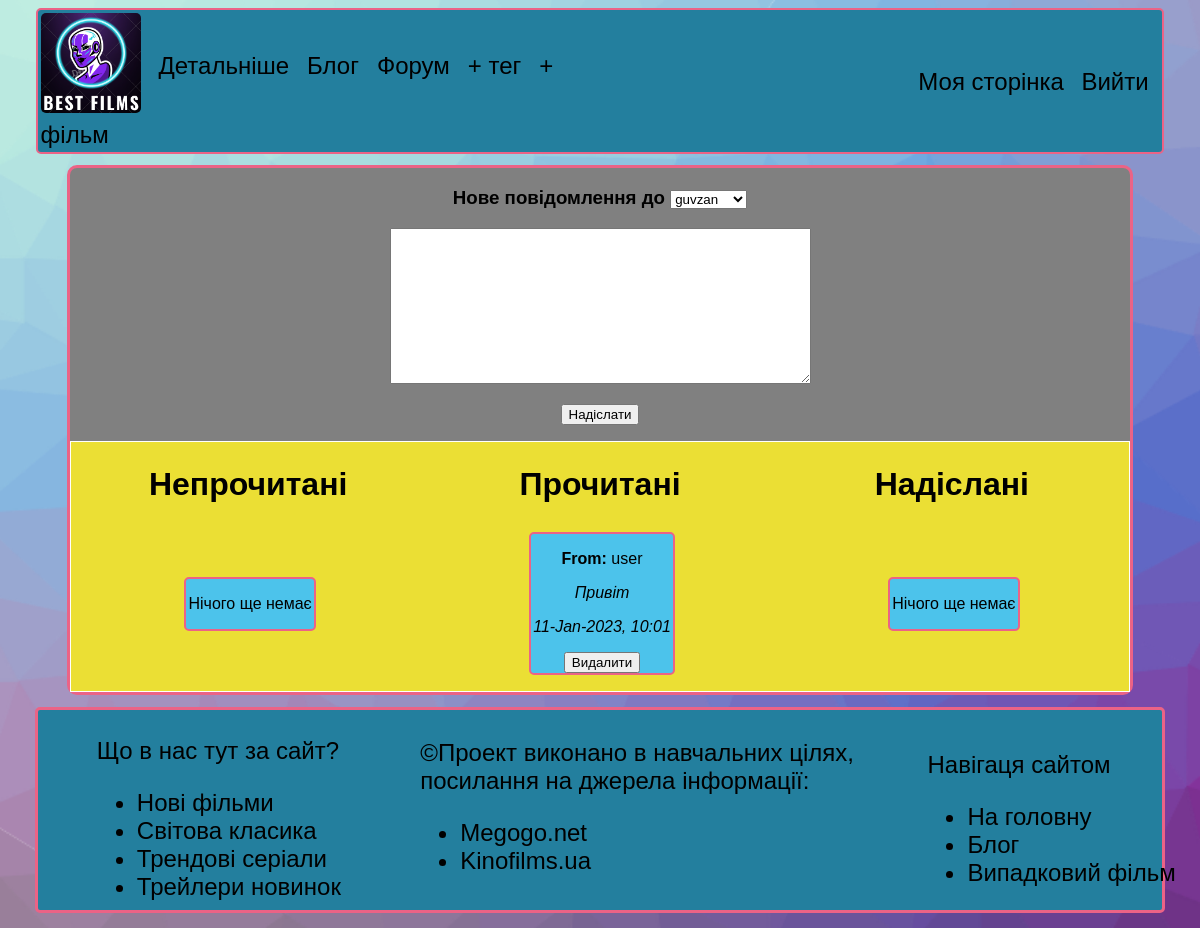
The app's page /users/account/messages/2/2/ (signed in), older data.
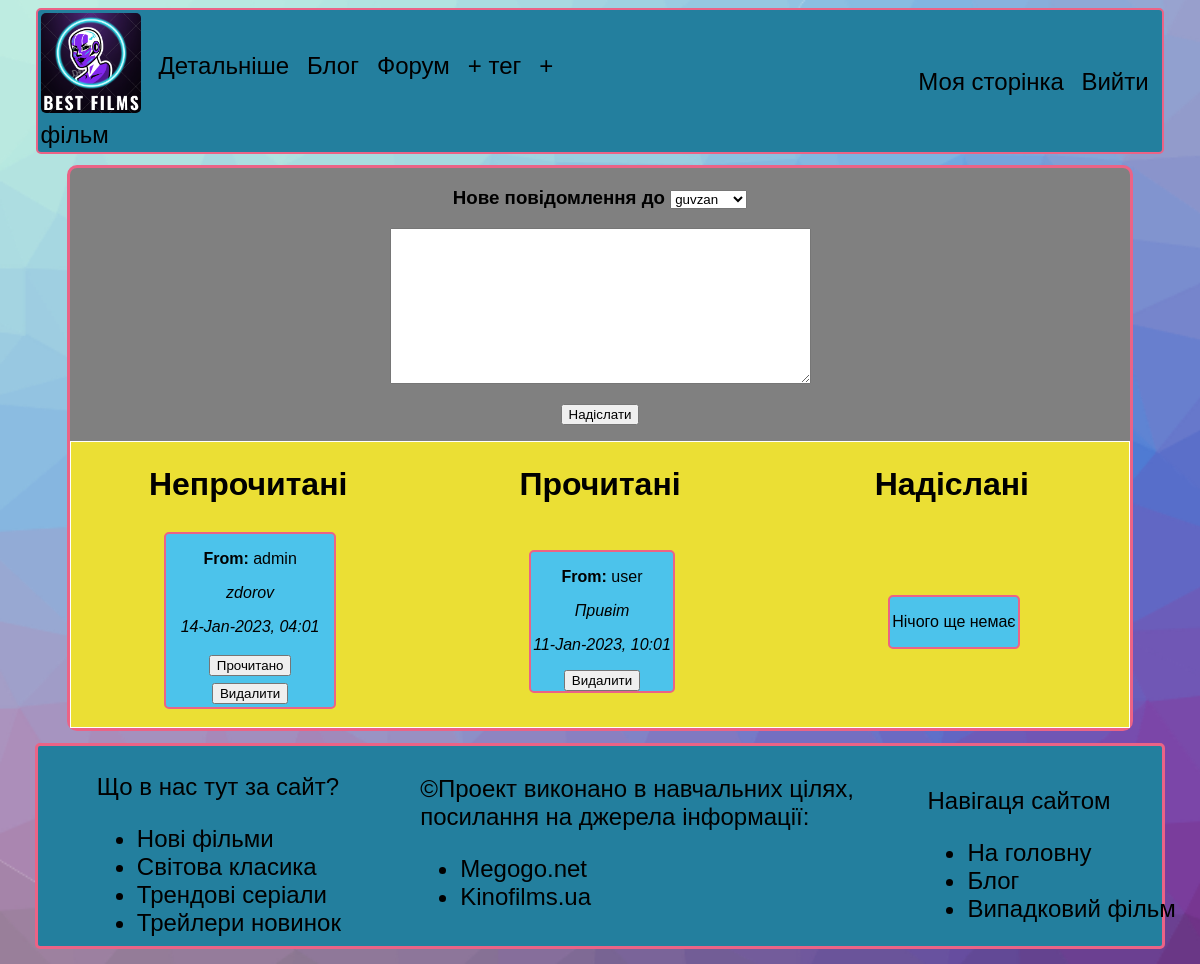
The same page, newer data.
### users/models.py (models this page shows, shortened)
class Message(models.Model):
    text = models.TextField()
    author = models.ForeignKey(CustomUser, verbose_name='Автор', related_name='author', on_delete=models.CASCADE, default=CustomUser.objects.get(id=1).id)
    receiver = models.ForeignKey(CustomUser, verbose_name='Отримувач', related_name='receiver', on_delete=models.CASCADE, default=CustomUser.objects.get(id=1).id)
    time = models.DateTimeField(auto_now_add=True, verbose_name='Час надсилання')

class CustomUser(AbstractUser):
    status = models.CharField(max_length=100, default='---', verbose_name='Статус')
    dob = models.DateField(blank=True, null=True, default='1999-12-31', verbose_name='Дата народження')
    about = models.TextField(blank=True, null=True, default='---', verbose_name='Про себе')
    image = models.ImageField(upload_to='images/avatars', blank=True, null=True, verbose_name='Аватар')
    post_list = models.JSONField(blank=True, null=True, default=default_post_list, verbose_name='Список постів')

### users/views.py (the view, shortened to what this page needs)
# urls.py: path('account/messages/<int:user_id>/<int:default_id>/', views.show_messages, name='show_messages'),
@login_required
def show_messages(request, user_id, default_id):
    accuser = get_object_or_404(CustomUser, id=user_id)
    inbox = get_object_or_404(Inbox, customuser=user_id)
    unseen_messages = []
    seen_messages = []
    sent_messages = []
    for id in inbox.messages['unseen']:
        exact_message = Message.objects.filter(id=id)
        if exact_message:
            unseen_messages.insert(0, exact_message)
    for id in inbox.messages['seen']:
        exact_message = Message.objects.filter(id=id)
        if exact_message:
            seen_messages.insert(0, exact_message)
    for id in inbox.messages['send']:
        exact_message = Message.objects.filter(id=id)
        if exact_message:
            sent_messages.insert(0, exact_message)
    if request.method == 'GET':
        form = MessageForm(user_id=user_id, receiver_id=default_id)
    context = {
        'accuser': accuser,
        'inbox': inbox,
        'unseen_messages': unseen_messages,
        'seen_messages': seen_messages,
        'sent_messages': sent_messages,
        'form': form
    }
    return render(request, 'users/messages.html', context)

### users/forms.py
class MessageForm(forms.ModelForm):
    def __init__(self, *args, **kwargs):
        user_id = kwargs.pop('user_id')
        receiver_id = kwargs.pop('receiver_id')
        super().__init__(*args, **kwargs)
        self.fields['author'].initial = CustomUser.objects.get(id=user_id)
        self.fields['receiver'].initial = CustomUser.objects.get(id=receiver_id)
    class Meta:
        model = Message
        fields = ["text", "author", "receiver"]
        widgets = {
            'author': forms.TextInput(attrs={'type': 'hidden'}),
            'text': forms.Textarea(attrs={'cols': 50, 'rows': 10}),
        }

### users/templates/users/messages.html (shortened to what the changed rows need)
{% extends 'films/base.html' %}
{% block content %}
    <div class="account-content">
        <table class="message-table">
            <tr align="center">
                <th class="table-header-3"><h1>Непрочитані</h1></th>
                <th class="table-header-3"><h1>Прочитані</h1></th>
                <th class="table-header-3"><h1>Надіслані</h1></th>
            </tr>
            <tr>
                <td>
                    <div class="some-messages">
                        <table class="just-to-see-borders">
                            <tr>
                                <td>
                                    <table>
                                        {% for query in unseen_messages %}
                                            {% for message in query %}
                                                <tr>
                                                    <div class="message-on-acc">
                                                        <p><b>From:</b> <a href="{% url 'users:account' message.author.id %}">{{ message.author.username }}</a></p>
                                                        <p><i>{{ message.text }}</i></p>
                                                        <p><i>{{ message.time|date:'d-M-Y, h:m' }}</i></p>
                                                        <form action="{% url 'users:mark_as_read' user.id message.id %}">
                                                            <button class="message-button">Прочитано</button>
                                                            <button class="message-button" formaction="{% url 'users:delete_message' user.id message.id %}">Видалити</button>
                                                        </form>
                                                    </div>
                                                </tr>
                                            {% endfor %}
                                        {% empty %}
                                            <tr>
                                                <div class="message-on-acc">
                                                    <p>Нічого ще немає</p>
                                                </div>
                                            </tr>
                                        {% endfor %}
                                    </table>
                                </td>
                            </tr>
                        </table>
                    </div>
                </td>
                <td>
                    <div class="some-message">
                        <table class="just-to-see-borders">
                            <tr>
                                <td>
                                    <table>
                                        {% for query in seen_messages %}
                                            {% for message in query %}
                                                <tr>
                                                    <div class="message-on-acc">
                                                        <p><b>From:</b> <a href="{% url 'users:account' message.author.id %}">{{ message.author.username }}</a></p>
                                                        <p><i>{{ message.text }}</i></p>
                                                        <p><i>{{ message.time|date:'d-M-Y, h:m' }}</i></p>
                                                        <form action="{% url 'users:delete_message' user.id message.id %}">
                                                            <button name="submit">Видалити</button>
                                                        </form>
                                                    </div>
                                                </tr>
                                            {% endfor %}
                                        {% empty %}
                                            <tr>
                                                <div class="message-on-acc">
                                                    <p>Нічого ще немає</p>
                                                </div>
                                            </tr>
                                        {% endfor %}
                                    </table>
                                </td>
                            </tr>
                        </table>
                    </div>
                </td>
            </tr>
        </table>
    </div>
{% endblock content %}

Row changes from the older to the newer data that the page shows:
added Message: author.username "admin", text "zdorov", time "14-Jan-2023, 04:01"
Text that changed along with them:
text no longer shown: "Нічого ще немає"
